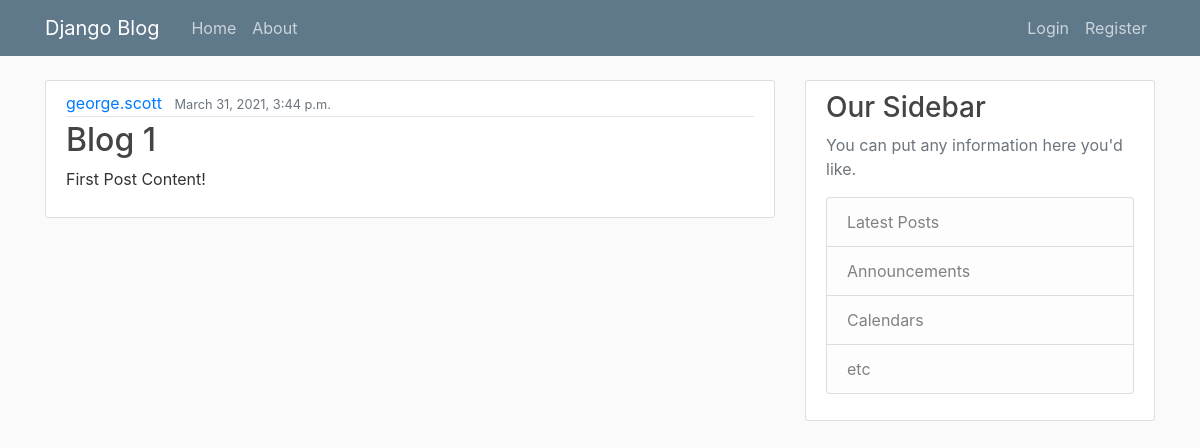
Before: / with the older database file.
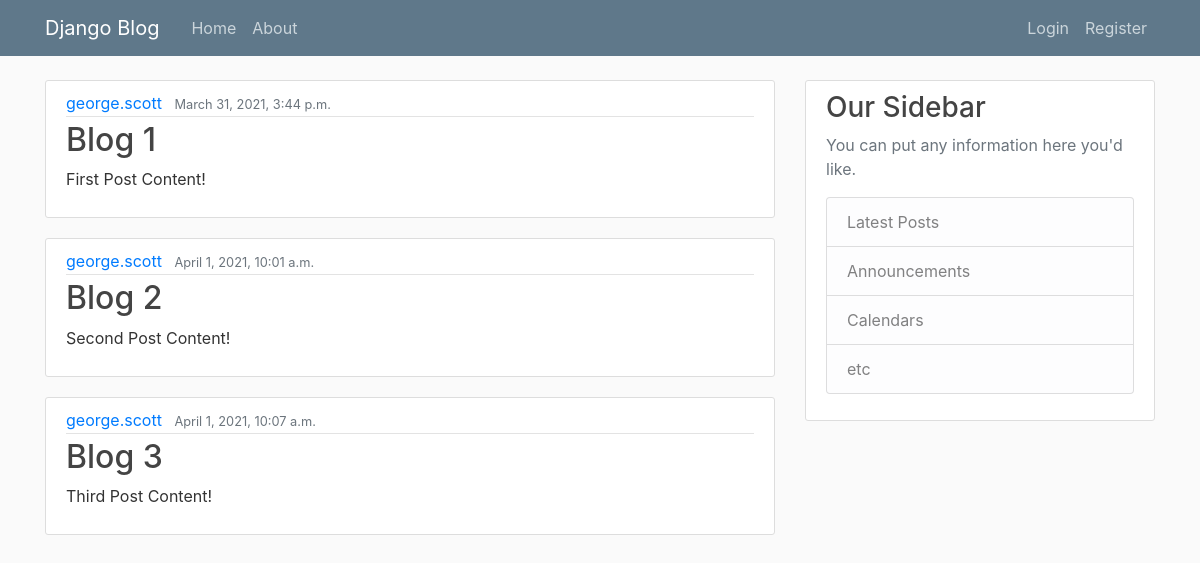
After: the same page with the newer database file.
### blog/models.py (models this page shows, shortened)
class Post(
    models.Model
):  # each class will be its own table (Model) in the database via this inheritance
    title = models.CharField(max_length=100)  # CharField representes a string field
    content = models.TextField()
    date_posted = models.DateTimeField(default=timezone.now)
    author = models.ForeignKey(
        User, on_delete=models.CASCADE
    )  # the on_delete argument is stating that if the user of a post is deleted, their posts should be deleted as well

### blog/views.py (the view)
# urls.py: path("", views.home, name="blog-home"),
def home(request):
    context = {"posts": Post.objects.all()}
    return render(request, "blog/home.html", context)

### blog/templates/blog/home.html
{% extends "blog/base.html" %}
{% block content %}
    {% for post in posts%}
    <article class="media content-section">
        <div class="media-body">
          <div class="article-metadata">
            <a class="mr-2" href="#">{{ post.author }}</a>
            <small class="text-muted">{{ post.date_posted }}</small>
          </div>
          <h2><a class="article-title" href="#">{{ post.title }}</a></h2>
          <p class="article-content">{{ post.content }}</p>
        </div>
      </article>
    {% endfor %}
{% endblock %}

### blog/templates/blog/base.html (shortened to what this page needs)
{% load static %}
<!DOCTYPE html>
<html lang="en">
<head>
    <link rel="stylesheet" href="https://maxcdn.bootstrapcdn.com/bootstrap/4.0.0/css/bootstrap.min.css">
    <link rel="stylesheet" type="text/css" href="{% static 'blog/main.css' %}">
</head>
<body>
    <header class="site-header">
        <nav class="navbar navbar-expand-md navbar-dark bg-steel fixed-top">
            <div class="container">
                <a class="navbar-brand mr-4" href="/">Django Blog</a>
                <div class="collapse navbar-collapse" id="navbarToggle">
                    <div class="navbar-nav mr-auto">
                        <a class="nav-item nav-link" href="{% url 'blog-home' %}">Home</a>
                        <a class="nav-item nav-link" href="{% url 'blog-about' %}">About</a>
                    </div>
                    <div class="navbar-nav">
                        <a class="nav-item nav-link" href="#">Login</a>
                        <a class="nav-item nav-link" href="#">Register</a>
                    </div>
                </div>
            </div>
        </nav>
    </header>
    <main role="main" class="container">
        <div class="row">
            <div class="col-md-8">
            {% block content %}{% endblock %}
            </div>
            <div class="col-md-4">
            <div class="content-section">
                <h3>Our Sidebar</h3>
                <p class='text-muted'>You can put any information here you'd like.
                <ul class="list-group">
                    <li class="list-group-item list-group-item-light">Latest Posts</li>
                    <li class="list-group-item list-group-item-light">Announcements</li>
                    <li class="list-group-item list-group-item-light">Calendars</li>
                    <li class="list-group-item list-group-item-light">etc</li>
                </ul>
                </p>
            </div>
            </div>
        </div>
    </main>
</body>
</html>

### blog/static/blog/main.css (style rules this page uses)
body { background: #fafafa; color: #333333; margin-top: 5rem; }
h1, h2, h3, h4, h5, h6 { color: #444444; }
ul { margin: 0; }
.bg-steel { background-color: #5f788a; }
.site-header .navbar-nav .nav-link { color: #cbd5db; }
.content-section { background: #ffffff; padding: 10px 20px; border: 1px solid #dddddd; border-radius: 3px; margin-bottom: 20px; }
.article-title { color: #444444; }
.article-content { white-space: pre-line; }
.article-metadata { padding-bottom: 1px; margin-bottom: 4px; border-bottom: 1px solid #e3e3e3; }

Changed rows visible on the page:
added Post: author "george.scott", date_posted "April 1, 2021, 10:01 a.m.", title "Blog 2", content "Second Post Content!"
added Post: author "george.scott", date_posted "April 1, 2021, 10:07 a.m.", title "Blog 3", content "Third Post Content!"
